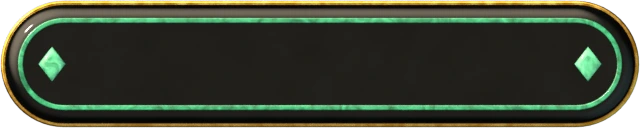
#> input picture review/ui12/concepts/src/art/a-obsidian.webp, 640 x 128 px
$ python block-check.py ../review/ui12/concepts/src/art/a-obsidian.webp
#> lines starting #> are read from the running program, lines starting #| are printed output that depends on the picture; after the words box and inside, x2 and y2 are one past the last pixel; in counts of white or black regions, pixels touching at a corner belong together
"""Blocky-tile detector for captures: counts axis-aligned 8x8 cells that are flat inside but stand off
their neighbours by a hard step on at least three sides (the "16-px squares near the sun" artefact:
distant leaf cards collapsing to solid squares, or any nearest-upsampled buffer).

    python3 tools/block-check.py shot.png [more.png ...] [--max 40]

Prints the count per image and exits 1 if any image has more than --max such cells.
"""
import sys
import numpy as np
from PIL import Image

args = [a for a in sys.argv[1:] if not a.startswith('--')]
mx = 40
if '--max' in sys.argv:
    mx = int(sys.argv[sys.argv.index('--max') + 1])
bad = 0
def steps(a):
    """Pixels where the image steps by >= 4 levels between two flat runs of 6 px (both sides nearly
    constant): the edge of a flat tile. Natural edges (foliage, stone) are not flat on both sides; sky
    gradients do not step."""
    l = a[:, :-14]
    r = a[:, 14:]
    left = np.stack([a[:, i:i + a.shape[1] - 14] for i in range(0, 6)])
    right = np.stack([a[:, i:i + a.shape[1] - 14] for i in range(8, 14)])
    lm, rm = left.mean(0), right.mean(0)
    flat = (left.std(0) < 0.9) & (right.std(0) < 0.9)
    return flat & (np.abs(rm - lm) >= 4)
for p in args:
    a = np.asarray(Image.open(p).convert('L'), dtype=float)
    hs = steps(a)
#> in steps, `flat = (left.std(0) < 0.9) & (right.std(0) < 0.9)`:
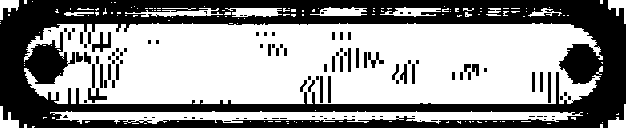
#> flat: shape (128, 626) bool; 58.1% white; 114 black regions (71 under 20 px), largest, box (x1, y1, x2, y2) and area: (0, 0, 626, 128) 30812, (92, 32, 111, 52) 172, (88, 88, 107, 103) 133
#> in steps, `return flat & (np.abs(rm - lm) >= 4)`: returned value: shape (128, 626) bool; 0.28% white; 31 white regions (29 under 20 px), largest, box (x1, y1, x2, y2) and area: (616, 8, 619, 16) 24, (8, 112, 11, 120) 24
    vs = steps(a.T)
#> in steps (call 2), `lm, rm = left.mean(0), right.mean(0)`:
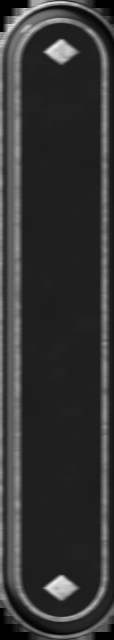
#> lm: shape (640, 114) float64; min 0, max 238.5, mean 52.7
#> in steps (call 2), `lm, rm = left.mean(0), right.mean(0)`:
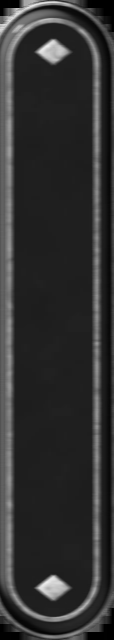
#> rm: shape (640, 114) float64; min 0, max 238.5, mean 49.5
#> in steps (call 2), `flat = (left.std(0) < 0.9) & (right.std(0) < 0.9)`:
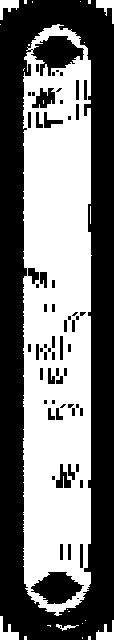
#> flat: shape (640, 114) bool; 46.7% white; 24 white regions (18 under 20 px), largest, box (x1, y1, x2, y2) and area: (23, 24, 92, 616) 33134, (0, 616, 19, 640) 224, (0, 0, 19, 20) 202, (96, 620, 114, 640) 194, (96, 0, 114, 24) 193, (56, 624, 79, 631) 61
#> in steps (call 2), `return flat & (np.abs(rm - lm) >= 4)`: returned value: shape (640, 114) bool; 0.27% white; 21 white regions (18 under 20 px), largest, box (x1, y1, x2, y2) and area: (0, 616, 3, 624) 24, (8, 624, 11, 632) 24, (104, 624, 107, 632) 24
    # A tile edge is a straight run (4+ px along it); a tile is where a vertical-edge run meets a
    # horizontal-edge run (a corner). Natural flat-sided shapes rarely make both.
    H, W = a.shape
#> H = 128; W = 640
    def runmask(m, axis):
#> called with axis = 0
        k = np.ones(4)
        c = np.apply_along_axis(lambda col: np.convolve(col, k, 'same'), axis, m.astype(float))
        return c >= 4
#> returned value: shape (128, 626) bool; 0.1% white; 11 white regions (11 under 20 px)
    hm = np.zeros((H, W), bool)
    hm[:, 7:7 + hs.shape[1]] = runmask(hs, 0)   # vertical edges (x-steps), running along y
#> hm: shape (128, 640) bool; 0.09% white in thin lines or dots
    vm = np.zeros((H, W), bool)
    vm[7:7 + vs.shape[1], :] = runmask(vs, 0).T  # horizontal edges (y-steps), running along x
#> call 2 of runmask, with axis = 0
#> in runmask (call 2), `return c >= 4`:
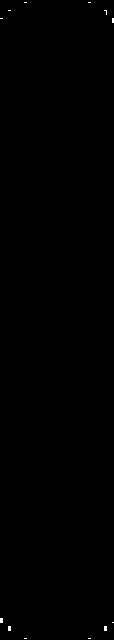
#> returned value: shape (640, 114) bool; 0.11% white; 12 white regions (12 under 20 px)
#> vm: shape (128, 640) bool; 0.1% white in thin lines or dots, all inside (x1, y1, x2, y2) = (2, 7, 639, 121)
    def dil(m):
        o = m.copy()
        for dy in (-1, 0, 1):
            for dx in (-1, 0, 1):
                o |= np.roll(np.roll(m, dy, 0), dx, 1)
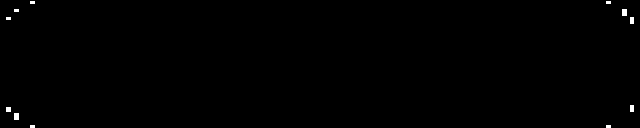
#> o: shape (128, 640) bool; 0.29% white; 11 white regions (6 under 20 px), largest, box (x1, y1, x2, y2) and area: (622, 9, 627, 16) 35, (14, 113, 19, 120) 35, (630, 17, 634, 24) 28, (630, 105, 634, 112) 28, (6, 107, 11, 112) 25
        return o
    n = int((dil(hm) & dil(vm)).sum())
#> after the loop in dil (call 2), `for dy in (-1, 0, 1):`:
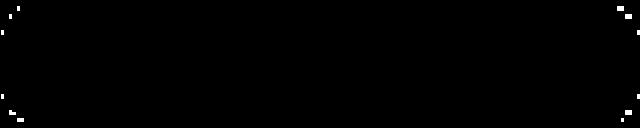
#> o: shape (128, 640) bool; 0.32% white; 12 white regions (7 under 20 px), largest, box (x1, y1, x2, y2) and area: (617, 6, 624, 11) 35, (625, 14, 632, 19) 35, (625, 110, 632, 115) 35, (17, 118, 24, 122) 28, (9, 110, 16, 115) 27
#> n = 36
    flag = n > mx
#> flag = False
    bad += flag
#> bad = 0
    print(f"{'FAIL' if flag else 'ok  '} {p}: {n} tile corners")
#| ok   ../review/ui12/concepts/src/art/a-obsidian.webp: 36 tile corners
sys.exit(1 if bad else 0)
#> (the program exits here)
